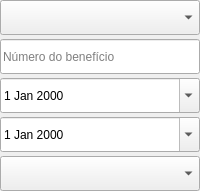
                  <widget class="QWidget" name="pgBene">
                   <layout class="QVBoxLayout" name="verticalLayout_8">
                    <property name="spacing">
                     <number>4</number>
                    </property>
                    <property name="leftMargin">
                     <number>0</number>
                    </property>
                    <property name="topMargin">
                     <number>0</number>
                    </property>
                    <property name="rightMargin">
                     <number>0</number>
                    </property>
                    <property name="bottomMargin">
                     <number>0</number>
                    </property>
                    <item>
                     <widget class="QComboBox" name="cbxEspecie">
                      <property name="minimumSize">
                       <size>
                        <width>0</width>
                        <height>35</height>
                       </size>
                      </property>
                      <property name="maximumSize">
                       <size>
                        <width>16777215</width>
                        <height>40</height>
                       </size>
                      </property>
                     </widget>
                    </item>
                    <item>
                     <widget class="QLineEdit" name="leNb">
                      <property name="sizePolicy">
                       <sizepolicy hsizetype="Preferred" vsizetype="Preferred">
                        <horstretch>0</horstretch>
                        <verstretch>0</verstretch>
                       </sizepolicy>
                      </property>
                      <property name="minimumSize">
                       <size>
                        <width>0</width>
                        <height>35</height>
                       </size>
                      </property>
                      <property name="maximumSize">
                       <size>
                        <width>16777215</width>
                        <height>40</height>
                       </size>
                      </property>
                      <property name="sizeIncrement">
                       <size>
                        <width>0</width>
                        <height>0</height>
                       </size>
                      </property>
                      <property name="maxLength">
                       <number>15</number>
                      </property>
                      <property name="placeholderText">
                       <string>Número do benefício</string>
                      </property>
                      <property name="clearButtonEnabled">
                       <bool>false</bool>
                      </property>
                     </widget>
                    </item>
                    <item>
                     <widget class="QDateEdit" name="dtDataInicioBene">
                      <property name="minimumSize">
                       <size>
                        <width>0</width>
                        <height>35</height>
                       </size>
                      </property>
                      <property name="maximumSize">
                       <size>
                        <width>16777215</width>
                        <height>40</height>
                       </size>
                      </property>
                      <property name="calendarPopup">
                       <bool>true</bool>
                      </property>
                     </widget>
                    </item>
                    <item>
                     <widget class="QDateEdit" name="dtDataFimBene">
                      <property name="minimumSize">
                       <size>
                        <width>0</width>
                        <height>35</height>
                       </size>
                      </property>
                      <property name="maximumSize">
                       <size>
                        <width>16777215</width>
                        <height>40</height>
                       </size>
                      </property>
                      <property name="calendarPopup">
                       <bool>true</bool>
                      </property>
                     </widget>
                    </item>
                    <item>
                     <widget class="QComboBox" name="cbxSituacao">
                      <property name="sizePolicy">
                       <sizepolicy hsizetype="Preferred" vsizetype="Preferred">
                        <horstretch>0</horstretch>
                        <verstretch>0</verstretch>
                       </sizepolicy>
                      </property>
                      <property name="minimumSize">
                       <size>
                        <width>0</width>
                        <height>35</height>
                       </size>
                      </property>
                      <property name="maximumSize">
                       <size>
                        <width>16777215</width>
                        <height>40</height>
                       </size>
                      </property>
                     </widget>
                    </item>
                   </layout>
                  </widget>
